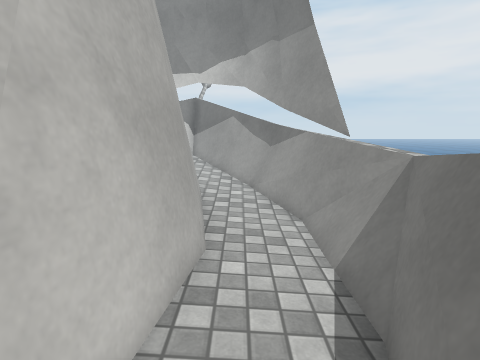
[1] (above)

12 first-person views from a walk through a 3-D level made in the Unity game engine. The camera is 1.3 m above the floor, tilts 10° down and sees 80° across. The floor is counted in squares, 0.52 m on a side. Each view is taken from the middle of a square. On the plan, view 1 faces up. The plan holds only what a view shows up to about 19 squares ahead; the rest is blank. The place goes on beyond the plan. The player character is not drawn. Surface patterns are stand-ins for the level's own textures.

[2]
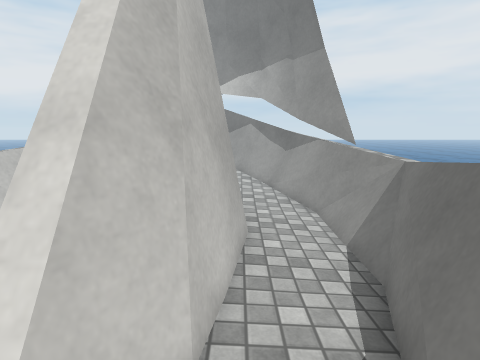

[3]
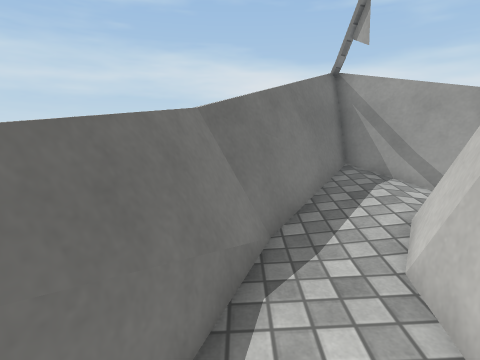

[4]
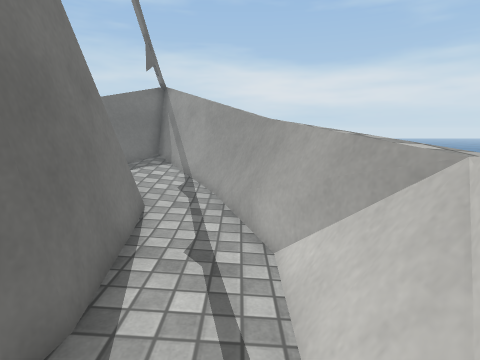

[5]
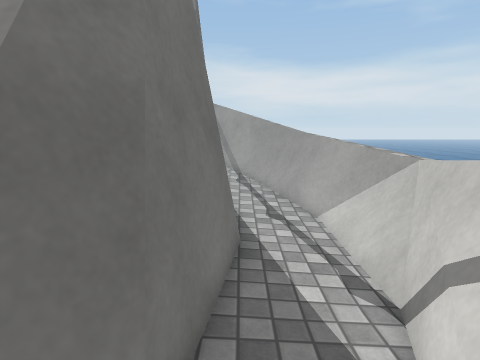

[6]
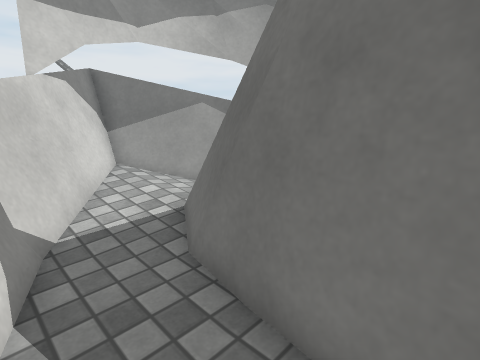

[7]
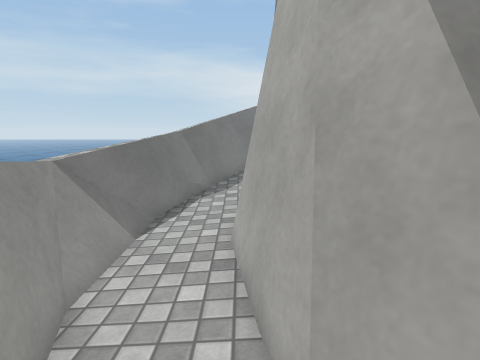

[8]
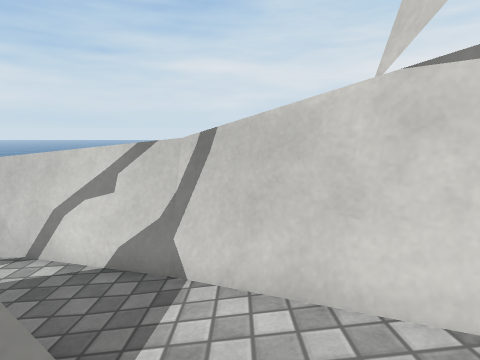

[9]
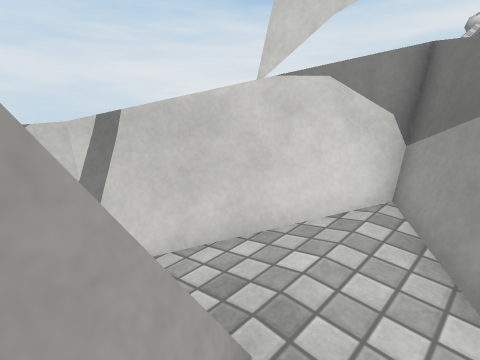

[10]
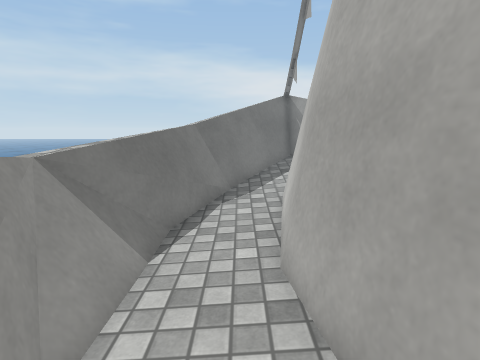

[11]
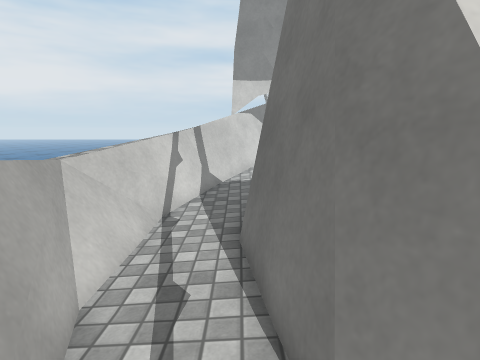

[12]
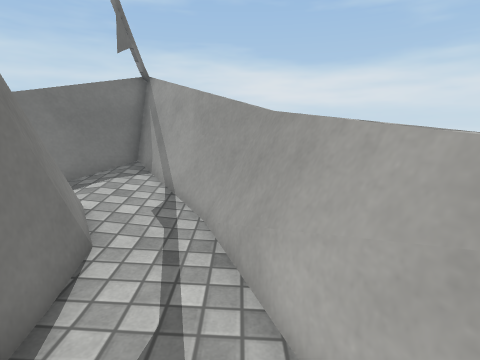

### Floor plan
Key: @ floor where view 1 was taken; # wall or solid block; . main floor; : floor 0.25 m higher than the main floor; - floor 0.25 m lower than the main floor; + floor 0.5 m higher than the main floor; = window, fence, low wall or low ledge.
Columns run from 9 left of view 1 to 3 right of it. Each row starts with its distance up from view 1.
 17     #####
 16    ###+###
 15    ##:::=##
 14   ##=::::##
 13  ##=.:::.=##
 12  ##...==..=#
 11  #=..###..=##
 10 ##=..###...##
  9 ##-..###=.-=#
  8 #=-.=####.-=#
  7 #=-.#####.-##
  6 #=-.## ##.-.#
  5 #=-.#####.-##
  4 #=-.=####.-=#
  3 ##-..###=.-=#
  2 ##=..###...##
  1  #=..###..=#
  0  ##...==.@=#
 -1  ##=.:::.=##
 -2   ##=::::##
 -3    ##:::=##
 -4    ##=+=##
 -5     ##=##
 -6      ###

Positions as (right, up) in squares from view 1, and headings:
1: (0, 0), facing up
2: (-1, -2), facing up
3: (1, 5), facing down
4: (-7, 9), facing down
5: (-5, 13), facing down
6: (-7, 7), facing up-right
7: (-1, 13), facing down
8: (-1, 14), facing left
9: (-1, 11), facing up-left
10: (0, 11), facing down
11: (-5, -1), facing up
12: (-7, 6), facing down
